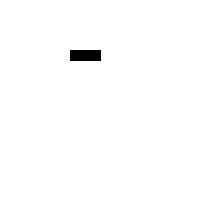
Frame 1 (no input)
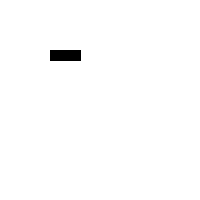
Frame 60 (the mouse pressed at the canvas centre just before this capture)
Frame 120 (the mouse held since frame 60 and released just before this capture): identical to frame 60, image omitted

The Processing sketch that drew these frames (run headless with seeded random() and noise(); from frame 60 on, the mouse is pressed at the canvas centre):

// Processing sketch: Objects
// ── Objects.pde
Car mycar;
void setup() {
  size(200,200);
  mycar = new Car(color(0),20,50,50);
}

void draw() {
  background(255);
  mycar.move();
  mycar.display();
}






class Car{
 color c;
float x;
float y;
float speed;

Car(color c_,float x_,float y_,float speed_){
    c = c_;
    x = x_;
    y = y_;
    speed = speed_;
}

void move() {
  x = x + speed;
  if (x > width) {
    x = 0;
  }
}
  
void display() {
  fill(c);
  rect(x,y,30,10);
}

}
